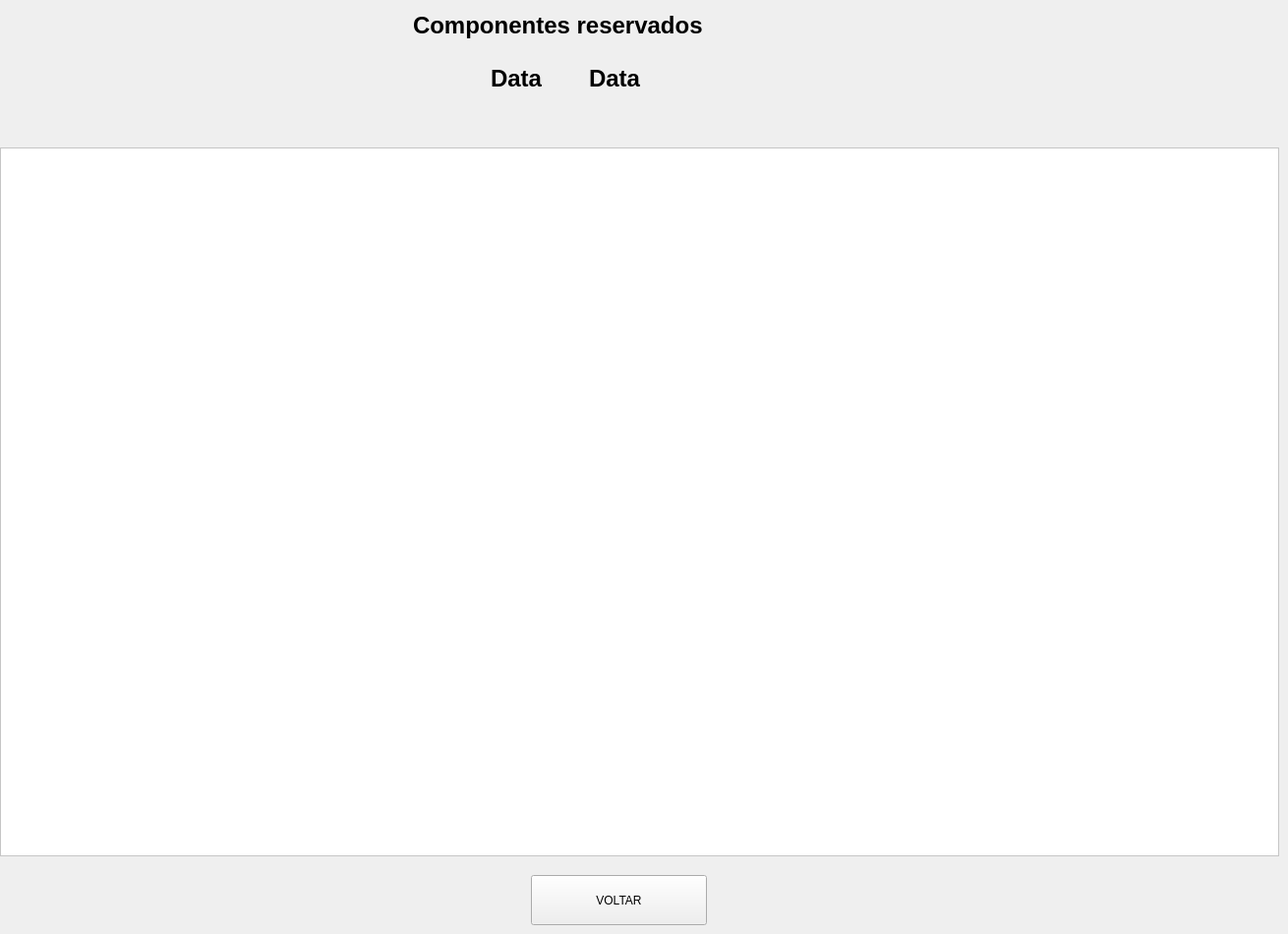
      <widget class="QWidget" name="DisponibilidadeRequisicao">
       <widget class="QTableWidget" name="tableWidget_4">
        <property name="enabled">
         <bool>true</bool>
        </property>
        <property name="geometry">
         <rect>
          <x>0</x>
          <y>150</y>
          <width>1301</width>
          <height>721</height>
         </rect>
        </property>
        <property name="sizePolicy">
         <sizepolicy hsizetype="Expanding" vsizetype="Expanding">
          <horstretch>0</horstretch>
          <verstretch>0</verstretch>
         </sizepolicy>
        </property>
        <property name="palette">
         <palette>
          <active>
           <colorrole role="Button">
            <brush brushstyle="SolidPattern">
             <color alpha="255">
              <red>255</red>
              <green>255</green>
              <blue>255</blue>
             </color>
            </brush>
           </colorrole>
           <colorrole role="Base">
            <brush brushstyle="SolidPattern">
             <color alpha="255">
              <red>255</red>
              <green>255</green>
              <blue>255</blue>
             </color>
            </brush>
           </colorrole>
           <colorrole role="Window">
            <brush brushstyle="SolidPattern">
             <color alpha="255">
              <red>255</red>
              <green>255</green>
              <blue>255</blue>
             </color>
            </brush>
           </colorrole>
          </active>
          <inactive>
           <colorrole role="Button">
            <brush brushstyle="SolidPattern">
             <color alpha="255">
              <red>255</red>
              <green>255</green>
              <blue>255</blue>
             </color>
            </brush>
           </colorrole>
           <colorrole role="Base">
            <brush brushstyle="SolidPattern">
             <color alpha="255">
              <red>255</red>
              <green>255</green>
              <blue>255</blue>
             </color>
            </brush>
           </colorrole>
           <colorrole role="Window">
            <brush brushstyle="SolidPattern">
             <color alpha="255">
              <red>255</red>
              <green>255</green>
              <blue>255</blue>
             </color>
            </brush>
           </colorrole>
          </inactive>
          <disabled>
           <colorrole role="Button">
            <brush brushstyle="SolidPattern">
             <color alpha="255">
              <red>255</red>
              <green>255</green>
              <blue>255</blue>
             </color>
            </brush>
           </colorrole>
           <colorrole role="Base">
            <brush brushstyle="SolidPattern">
             <color alpha="255">
              <red>255</red>
              <green>255</green>
              <blue>255</blue>
             </color>
            </brush>
           </colorrole>
           <colorrole role="Window">
            <brush brushstyle="SolidPattern">
             <color alpha="255">
              <red>255</red>
              <green>255</green>
              <blue>255</blue>
             </color>
            </brush>
           </colorrole>
          </disabled>
         </palette>
        </property>
        <property name="font">
         <font>
          <stylestrategy>PreferDefault</stylestrategy>
         </font>
        </property>
        <property name="focusPolicy">
         <enum>Qt::WheelFocus</enum>
        </property>
        <property name="contextMenuPolicy">
         <enum>Qt::DefaultContextMenu</enum>
        </property>
        <property name="toolTip">
         <string/>
        </property>
        <property name="accessibleDescription">
         <string/>
        </property>
        <property name="styleSheet">
         <string notr="true">background: white;</string>
        </property>
        <property name="inputMethodHints">
         <set>Qt::ImhNoTextHandles</set>
        </property>
        <property name="frameShape">
         <enum>QFrame::StyledPanel</enum>
        </property>
        <property name="frameShadow">
         <enum>QFrame::Plain</enum>
        </property>
        <property name="lineWidth">
         <number>1</number>
        </property>
        <property name="midLineWidth">
         <number>0</number>
        </property>
        <property name="verticalScrollBarPolicy">
         <enum>Qt::ScrollBarAlwaysOff</enum>
        </property>
        <property name="horizontalScrollBarPolicy">
         <enum>Qt::ScrollBarAlwaysOff</enum>
        </property>
        <property name="sizeAdjustPolicy">
         <enum>QAbstractScrollArea::AdjustToContents</enum>
        </property>
        <property name="editTriggers">
         <set>QAbstractItemView::NoEditTriggers</set>
        </property>
        <property name="selectionMode">
         <enum>QAbstractItemView::ExtendedSelection</enum>
        </property>
        <property name="selectionBehavior">
         <enum>QAbstractItemView::SelectItems</enum>
        </property>
        <property name="textElideMode">
         <enum>Qt::ElideNone</enum>
        </property>
        <property name="gridStyle">
         <enum>Qt::SolidLine</enum>
        </property>
        <property name="rowCount">
         <number>0</number>
        </property>
        <attribute name="horizontalHeaderDefaultSectionSize">
         <number>130</number>
        </attribute>
        <attribute name="verticalHeaderVisible">
         <bool>false</bool>
        </attribute>
       </widget>
       <widget class="QLabel" name="lb_data_disp">
        <property name="geometry">
         <rect>
          <x>499</x>
          <y>64</y>
          <width>61</width>
          <height>31</height>
         </rect>
        </property>
        <property name="font">
         <font>
          <pointsize>18</pointsize>
          <weight>75</weight>
          <bold>true</bold>
         </font>
        </property>
        <property name="text">
         <string>Data</string>
        </property>
       </widget>
       <widget class="QLabel" name="lb_dataprint_disp">
        <property name="geometry">
         <rect>
          <x>599</x>
          <y>64</y>
          <width>191</width>
          <height>31</height>
         </rect>
        </property>
        <property name="font">
         <font>
          <pointsize>18</pointsize>
          <weight>75</weight>
          <bold>true</bold>
         </font>
        </property>
        <property name="text">
         <string>Data</string>
        </property>
       </widget>
       <widget class="QPushButton" name="pushButton_10">
        <property name="geometry">
         <rect>
          <x>540</x>
          <y>890</y>
          <width>179</width>
          <height>51</height>
         </rect>
        </property>
        <property name="maximumSize">
         <size>
          <width>16777215</width>
          <height>120</height>
         </size>
        </property>
        <property name="text">
         <string>VOLTAR</string>
        </property>
       </widget>
       <widget class="QLabel" name="lb_titulo_disp">
        <property name="geometry">
         <rect>
          <x>420</x>
          <y>10</y>
          <width>431</width>
          <height>31</height>
         </rect>
        </property>
        <property name="font">
         <font>
          <pointsize>18</pointsize>
          <weight>75</weight>
          <bold>true</bold>
         </font>
        </property>
        <property name="text">
         <string>Componentes reservados</string>
        </property>
       </widget>
      </widget>
